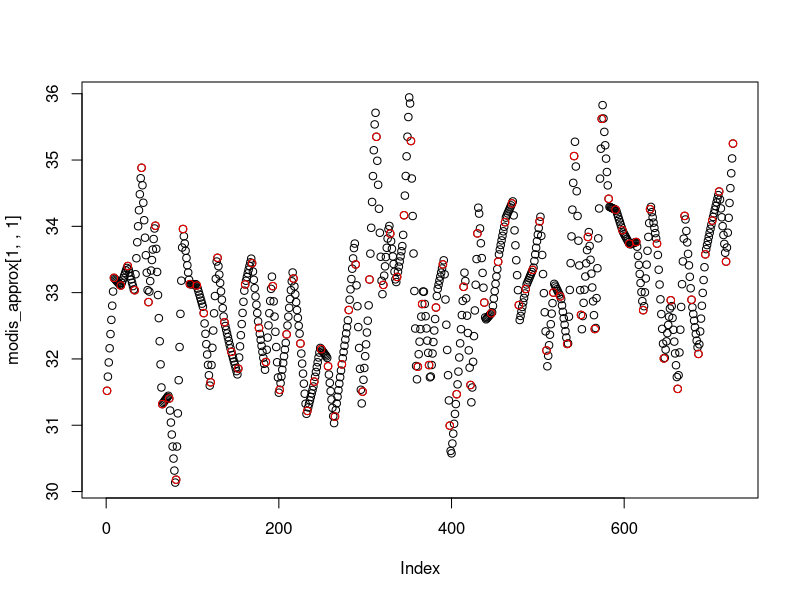

Here is the R script that generated this plot:
# number of observations
n <- 20

# vector with 8-day dates
# run over these years
# for modis it should always start in Jan-01
dates <- NULL
for(i in c(2003:2004)){
  dates <- c(dates, c(seq(as.Date(paste0(i, "-01-01"), "%Y-%m-%d"), 
                          as.Date(paste0(i, "-12-31"), "%Y-%m-%d"), 
                          8)))
}

dates <- as.Date(dates, origin = "1970-01-01")

# sequence of 1-day dates
full_dates <- seq(dates[1], dates[length(dates)], 1)

# generate some random numbers
nv <- n*length(dates)

set.seed(12)
day <- rnorm(nv, 33, 1)

set.seed(12)
night <- rnorm(nv, 25, 1)

# 2 layers array
# fill it with the generated data
modis <- array(c(day, night), 
               dim = c(n, length(dates), 2), 
               dimnames = list(1:n, as.character(dates), c(1:2)))


# apply linear interpolation to the 8-day temperature
modis_approx <- array(NA, 
                      dim = c(n, length(full_dates), 2), 
                      dimnames = list(1:n,  as.character(full_dates), c(1:2)))

for(i in 1:dim(modis)[1]){
  
  modis_approx[i,,1] <- approx(modis[i,,1], n = length(full_dates))[[2]]
  
  modis_approx[i,,2] <- approx(modis[i,,2], n = length(full_dates))[[2]]
  
}


# check in the first line how the interpolation was done
x <- !dimnames(modis_approx)[[2]] %in% dimnames(modis)[[2]]
y <- modis_approx[1, ,1] 
y[x] <- NA

plot(modis_approx[1, ,1])
points(y, col = "red")



